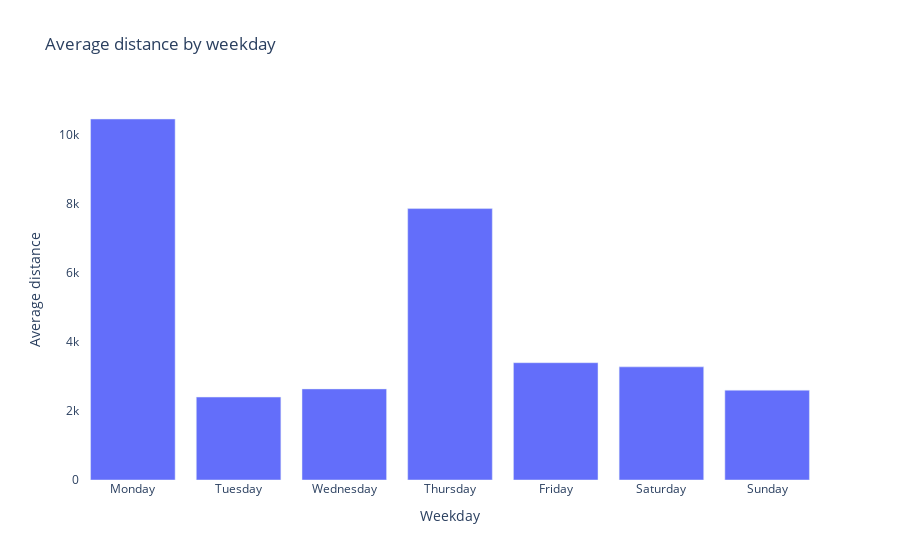

The code cell stored with this chart in its notebook:
### Code cell
fig = px.bar(a, x='day',y='distance', title='Average distance by weekday')

fig.update_layout(
    xaxis=dict(title='Weekday'),
    yaxis=dict(title='Average distance'),
    plot_bgcolor='white'
)
fig.show()

### Figure 1 — Plotly figure (JSON) as saved in the notebook; plotly's stock layout.template omitted (floating-point values rounded to 4 significant figures)
{"data": [{"alignmentgroup": "True", "hovertemplate": "day=%{x}<br>distance=%{y}<extra></extra>", "legendgroup": "", "marker": {"color": "#636efa"}, "name": "", "offsetgroup": "", "orientation": "v", "showlegend": false, "textposition": "auto", "type": "bar", "x": ["Monday", "Tuesday", "Wednesday", "Thursday", "Friday", "Saturday", "Sunday"], "xaxis": "x", "y": [10440.0, 2399.0, 2636.0, 7853.0, 3394.0, 3274.0, 2598.0], "yaxis": "y"}], "layout": {"barmode": "relative", "legend": {"tracegroupgap": 0}, "plot_bgcolor": "white", "title": {"text": "Average distance by weekday"}, "xaxis": {"anchor": "y", "domain": [0, 1], "title": {"text": "Weekday"}}, "yaxis": {"anchor": "x", "domain": [0, 1], "title": {"text": "Average distance"}}}}
